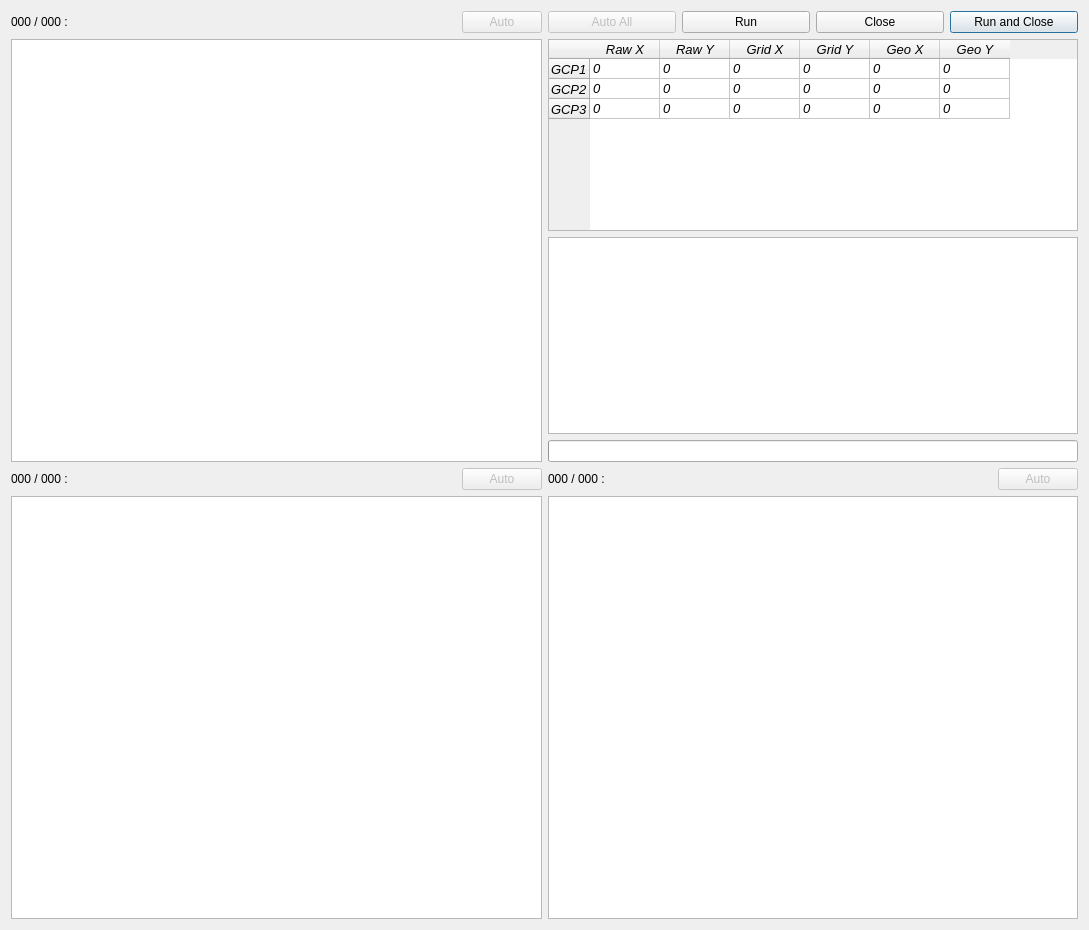
<?xml version="1.0" encoding="UTF-8"?>
<ui version="4.0">
 <class>ArkGeorefDialogBase</class>
 <widget class="QDialog" name="ArkGeorefDialogBase">
  <property name="geometry">
   <rect>
    <x>0</x>
    <y>0</y>
    <width>1089</width>
    <height>930</height>
   </rect>
  </property>
  <property name="sizePolicy">
   <sizepolicy hsizetype="Preferred" vsizetype="Maximum">
    <horstretch>0</horstretch>
    <verstretch>0</verstretch>
   </sizepolicy>
  </property>
  <property name="windowTitle">
   <string>Dialog</string>
  </property>
  <layout class="QGridLayout" name="gridLayout">
   <item row="0" column="0">
    <layout class="QVBoxLayout" name="verticalLayout">
     <item>
      <layout class="QHBoxLayout" name="horizontalLayout">
       <item>
        <widget class="QLabel" name="m_gridLabel1">
         <property name="text">
          <string>000 / 000 :</string>
         </property>
        </widget>
       </item>
       <item>
        <spacer name="horizontalSpacer">
         <property name="orientation">
          <enum>Qt::Horizontal</enum>
         </property>
         <property name="sizeHint" stdset="0">
          <size>
           <width>40</width>
           <height>20</height>
          </size>
         </property>
        </spacer>
       </item>
       <item>
        <widget class="QPushButton" name="m_autoButton1">
         <property name="enabled">
          <bool>false</bool>
         </property>
         <property name="text">
          <string>Auto</string>
         </property>
        </widget>
       </item>
      </layout>
     </item>
     <item>
      <widget class="ArkGeorefGraphicsView" name="m_gridView1">
       <property name="interactive">
        <bool>false</bool>
       </property>
       <property name="dragMode">
        <enum>QGraphicsView::NoDrag</enum>
       </property>
      </widget>
     </item>
    </layout>
   </item>
   <item row="0" column="1">
    <layout class="QGridLayout" name="gridLayout_2">
     <item row="0" column="0">
      <layout class="QHBoxLayout" name="horizontalLayout_5">
       <item>
        <widget class="QPushButton" name="m_autoAllButton">
         <property name="enabled">
          <bool>false</bool>
         </property>
         <property name="text">
          <string>Auto All</string>
         </property>
        </widget>
       </item>
       <item>
        <widget class="QPushButton" name="m_runButton">
         <property name="text">
          <string>Run</string>
         </property>
        </widget>
       </item>
       <item>
        <widget class="QPushButton" name="m_closeButton">
         <property name="text">
          <string>Close</string>
         </property>
        </widget>
       </item>
       <item>
        <widget class="QPushButton" name="m_runCloseButton">
         <property name="text">
          <string>Run and Close</string>
         </property>
         <property name="default">
          <bool>true</bool>
         </property>
        </widget>
       </item>
      </layout>
     </item>
     <item row="1" column="0">
      <widget class="QTableWidget" name="m_gcpTable">
       <property name="sizePolicy">
        <sizepolicy hsizetype="Expanding" vsizetype="Fixed">
         <horstretch>0</horstretch>
         <verstretch>0</verstretch>
        </sizepolicy>
       </property>
       <property name="maximumSize">
        <size>
         <width>16777215</width>
         <height>192</height>
        </size>
       </property>
       <property name="font">
        <font>
         <pointsize>10</pointsize>
         <italic>true</italic>
        </font>
       </property>
       <property name="rowCount">
        <number>3</number>
       </property>
       <property name="columnCount">
        <number>6</number>
       </property>
       <attribute name="horizontalHeaderDefaultSectionSize">
        <number>70</number>
       </attribute>
       <attribute name="verticalHeaderDefaultSectionSize">
        <number>20</number>
       </attribute>
       <row>
        <property name="text">
         <string>GCP1</string>
        </property>
       </row>
       <row>
        <property name="text">
         <string>GCP2</string>
        </property>
       </row>
       <row>
        <property name="text">
         <string>GCP3</string>
        </property>
       </row>
       <column>
        <property name="text">
         <string>Raw X</string>
        </property>
       </column>
       <column>
        <property name="text">
         <string>Raw Y</string>
        </property>
       </column>
       <column>
        <property name="text">
         <string>Grid X</string>
        </property>
       </column>
       <column>
        <property name="text">
         <string>Grid Y</string>
        </property>
       </column>
       <column>
        <property name="text">
         <string>Geo X</string>
        </property>
       </column>
       <column>
        <property name="text">
         <string>Geo Y</string>
        </property>
       </column>
       <item row="0" column="0">
        <property name="text">
         <string>0</string>
        </property>
       </item>
       <item row="0" column="1">
        <property name="text">
         <string>0</string>
        </property>
       </item>
       <item row="0" column="2">
        <property name="text">
         <string>0</string>
        </property>
       </item>
       <item row="0" column="3">
        <property name="text">
         <string>0</string>
        </property>
       </item>
       <item row="0" column="4">
        <property name="text">
         <string>0</string>
        </property>
       </item>
       <item row="0" column="5">
        <property name="text">
         <string>0</string>
        </property>
       </item>
       <item row="1" column="0">
        <property name="text">
         <string>0</string>
        </property>
       </item>
       <item row="1" column="1">
        <property name="text">
         <string>0</string>
        </property>
       </item>
       <item row="1" column="2">
        <property name="text">
         <string>0</string>
        </property>
       </item>
       <item row="1" column="3">
        <property name="text">
         <string>0</string>
        </property>
       </item>
       <item row="1" column="4">
        <property name="text">
         <string>0</string>
        </property>
       </item>
       <item row="1" column="5">
        <property name="text">
         <string>0</string>
        </property>
       </item>
       <item row="2" column="0">
        <property name="text">
         <string>0</string>
        </property>
       </item>
       <item row="2" column="1">
        <property name="text">
         <string>0</string>
        </property>
       </item>
       <item row="2" column="2">
        <property name="text">
         <string>0</string>
        </property>
       </item>
       <item row="2" column="3">
        <property name="text">
         <string>0</string>
        </property>
       </item>
       <item row="2" column="4">
        <property name="text">
         <string>0</string>
        </property>
       </item>
       <item row="2" column="5">
        <property name="text">
         <string>0</string>
        </property>
       </item>
      </widget>
     </item>
     <item row="2" column="0">
      <widget class="QTextEdit" name="m_outputText">
       <property name="sizePolicy">
        <sizepolicy hsizetype="Expanding" vsizetype="Expanding">
         <horstretch>0</horstretch>
         <verstretch>0</verstretch>
        </sizepolicy>
       </property>
       <property name="lineWrapMode">
        <enum>QTextEdit::NoWrap</enum>
       </property>
       <property name="readOnly">
        <bool>true</bool>
       </property>
      </widget>
     </item>
     <item row="3" column="0">
      <widget class="QProgressBar" name="m_progressBar"/>
     </item>
    </layout>
   </item>
   <item row="1" column="0">
    <layout class="QVBoxLayout" name="verticalLayout_2">
     <item>
      <layout class="QHBoxLayout" name="horizontalLayout_2">
       <item>
        <widget class="QLabel" name="m_gridLabel2">
         <property name="text">
          <string>000 / 000 :</string>
         </property>
        </widget>
       </item>
       <item>
        <spacer name="horizontalSpacer_2">
         <property name="orientation">
          <enum>Qt::Horizontal</enum>
         </property>
         <property name="sizeHint" stdset="0">
          <size>
           <width>40</width>
           <height>20</height>
          </size>
         </property>
        </spacer>
       </item>
       <item>
        <widget class="QPushButton" name="m_autoButton2">
         <property name="enabled">
          <bool>false</bool>
         </property>
         <property name="text">
          <string>Auto</string>
         </property>
        </widget>
       </item>
      </layout>
     </item>
     <item>
      <widget class="ArkGeorefGraphicsView" name="m_gridView2">
       <property name="interactive">
        <bool>false</bool>
       </property>
       <property name="dragMode">
        <enum>QGraphicsView::NoDrag</enum>
       </property>
      </widget>
     </item>
    </layout>
   </item>
   <item row="1" column="1">
    <layout class="QVBoxLayout" name="verticalLayout_3">
     <item>
      <layout class="QHBoxLayout" name="horizontalLayout_3">
       <item>
        <widget class="QLabel" name="m_gridLabel3">
         <property name="text">
          <string>000 / 000 :</string>
         </property>
        </widget>
       </item>
       <item>
        <spacer name="horizontalSpacer_3">
         <property name="orientation">
          <enum>Qt::Horizontal</enum>
         </property>
         <property name="sizeHint" stdset="0">
          <size>
           <width>40</width>
           <height>20</height>
          </size>
         </property>
        </spacer>
       </item>
       <item>
        <widget class="QPushButton" name="m_autoButton3">
         <property name="enabled">
          <bool>false</bool>
         </property>
         <property name="text">
          <string>Auto</string>
         </property>
        </widget>
       </item>
      </layout>
     </item>
     <item>
      <widget class="ArkGeorefGraphicsView" name="m_gridView3">
       <property name="interactive">
        <bool>false</bool>
       </property>
       <property name="dragMode">
        <enum>QGraphicsView::NoDrag</enum>
       </property>
      </widget>
     </item>
    </layout>
   </item>
  </layout>
 </widget>
 <customwidgets>
  <customwidget>
   <class>ArkGeorefGraphicsView</class>
   <extends>QGraphicsView</extends>
   <header>ark_georef_graphics_view.h</header>
  </customwidget>
 </customwidgets>
 <tabstops>
  <tabstop>m_gridView1</tabstop>
  <tabstop>m_gridView2</tabstop>
  <tabstop>m_gridView3</tabstop>
  <tabstop>m_runCloseButton</tabstop>
  <tabstop>m_autoAllButton</tabstop>
  <tabstop>m_runButton</tabstop>
  <tabstop>m_closeButton</tabstop>
  <tabstop>m_autoButton1</tabstop>
  <tabstop>m_autoButton2</tabstop>
  <tabstop>m_autoButton3</tabstop>
  <tabstop>m_gcpTable</tabstop>
  <tabstop>m_outputText</tabstop>
 </tabstops>
 <resources/>
 <connections/>
</ui>
